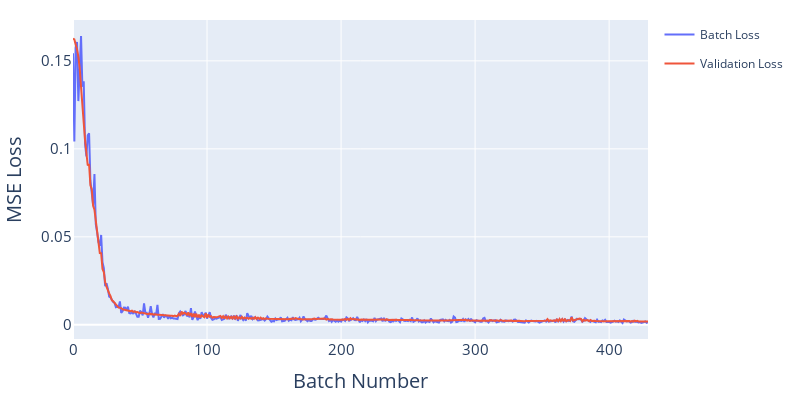

Notebook cell for this chart:
### Code cell
fig = px.line(df_losses, labels={"value": "MSE Loss", "index": "Batch Number"})
fig.update_layout(
    width=800,
    height=400,
    legend=None,
    margin=dict(l=20, r=20, t=20, b=20),
    yaxis=dict(tickfont=dict(size=15), title_font=dict(size=20)),
    xaxis=dict(tickfont=dict(size=15), title_font=dict(size=20)),
)
fig.write_image("../images/batch_loss.pdf")
fig.write_image("../images/batch_loss.png")
fig.show()

### Figure 1 — Plotly figure (JSON) as saved in the notebook; plotly's stock layout.template omitted (floating-point values rounded to 4 significant figures; data arrays with more than 128 entries replaced by an {"elided": "..."} marker saying what was removed)
{"data": [{"hovertemplate": "variable=Batch Loss<br>Batch Number=%{x}<br>MSE Loss=%{y}<extra></extra>", "legendgroup": "Batch Loss", "line": {"color": "#636efa", "dash": "solid"}, "marker": {"symbol": "circle"}, "mode": "lines", "name": "Batch Loss", "orientation": "v", "showlegend": true, "type": "scatter", "x": {"elided": "430 int values"}, "xaxis": "x", "y": {"elided": "430 float values"}, "yaxis": "y"}, {"hovertemplate": "variable=Validation Loss<br>Batch Number=%{x}<br>MSE Loss=%{y}<extra></extra>", "legendgroup": "Validation Loss", "line": {"color": "#EF553B", "dash": "solid"}, "marker": {"symbol": "circle"}, "mode": "lines", "name": "Validation Loss", "orientation": "v", "showlegend": true, "type": "scatter", "x": {"elided": "430 int values"}, "xaxis": "x", "y": {"elided": "430 float values"}, "yaxis": "y"}], "layout": {"height": 400, "legend": {}, "margin": {"b": 20, "l": 20, "r": 20, "t": 20}, "width": 800, "xaxis": {"anchor": "y", "domain": [0, 1], "tickfont": {"size": 15}, "title": {"font": {"size": 20}, "text": "Batch Number"}}, "yaxis": {"anchor": "x", "domain": [0, 1], "tickfont": {"size": 15}, "title": {"font": {"size": 20}, "text": "MSE Loss"}}}}
